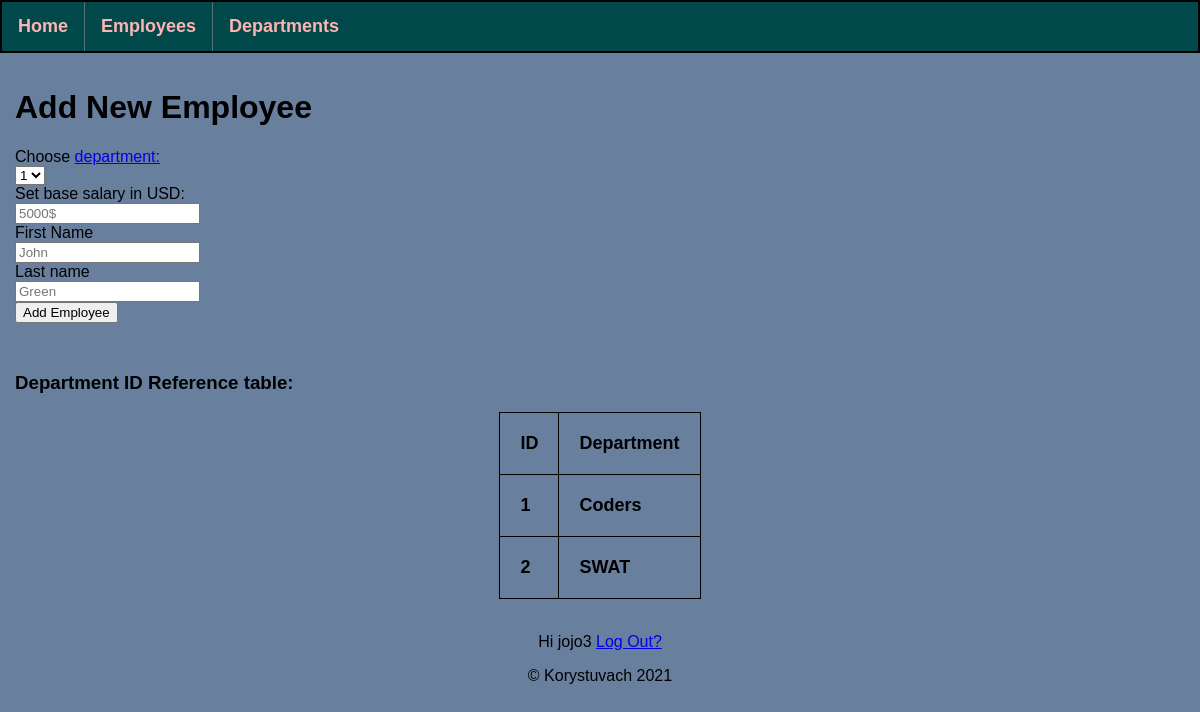
The page /employees/add-employee (signed in) on the database its author committed.
### application/models.py (models this page shows, shortened)
class AllDepartments(db.Model):
    id = db.Column(db.Integer, primary_key=True)
    dep_name = db.Column(db.String(25), nullable=False, unique=True)
    dep_employees_id = db.relationship('AllEmployees', backref='my_department', lazy=True)

class User(db.Model, UserMixin):
    id = db.Column(db.Integer, primary_key=True)
    username = db.Column(db.String(32), nullable=False, unique=True)
    password = db.Column(db.String(256), nullable=False)

### application/routes.py (the view, shortened to what this page needs)
@app.route('/employees/add-employee', methods=['POST', 'GET'])
@login_required
def add_employee():
    all_departments = AllDepartments.query.all()
    return render_template('add-employee.html',
                           all_departments=all_departments)

### application/models.py (called while the page is built)
@login_manager.user_loader
def load_user(user_id):
    return User.query.get(user_id)

### application/routes.py (called while the page is built)
@app.after_request
def redirect_to_sign_in(response):
    if response.status_code == 401:
        return redirect(url_for('login') + '?next=' + request.url)
    return response

### application/templates/add-employee.html (shortened to what this page needs)
{% extends 'base.html' %}
{% block content %}
    <div>
        <h1>Add New Employee</h1>
        <form method="POST" id="add_employee_form">
            <label for="department_id">Choose <a href="/departments" target="_blank">department:</a></label><br>
            <select autofocus name="department_id" id="department_id">
                {% for department in all_departments %}
                <option>{{ department.id }}</option>
                {% endfor %}
            </select><br>
            <label for="salary">Set base salary in USD:</label><br>
            <input type="number" name="salary" id="salary" required placeholder="5000$"><br>
            <label for="name">First Name</label><br>
            <input type="text" name="name" id="name" required placeholder="John"><br>
            <label for="lastname">Last name</label><br>
            <input type="text" name="lastname" id="lastname" required placeholder="Green"><br>
            <input type="submit" value="Add Employee"><br>
        </form>
    </div>
    <div>
        <h3>Department ID Reference table:</h3>
        <table>
            <tr>
                <th>ID</th>
                <th>Department</th>
            </tr>
            {% for department in all_departments %}
                <tr>
                    <th>{{ department.id }}</th>
                    <th>{{ department.dep_name }}</th>
                </tr>
            {% endfor %}
        </table>
    </div>
{% endblock %}

### application/templates/base.html (shortened to what this page needs)
<!doctype html>
<html lang="en">
<head>
    <link href="{{ url_for('static', filename='css/styles.css') }}" rel="stylesheet" type="text/css" >
</head>
<body>
    <nav>
        <ul id="nav_ul">
            <li class="nav_li"><a href="{{ url_for('index') }}" class="nav_li_a">Home</a></li>
            <li class="nav_li"><a href="{{ url_for('employees') }}" class="nav_li_a">Employees</a></li>
            <li class="nav_li"><a href="{{ url_for('departments') }}" class="nav_li_a">Departments</a></li>
        </ul>
    </nav>
    {% block content %}
    {% endblock %}
    <footer class="foot">
        {% if current_user.is_authenticated %}
            <p>Hi {{ current_user.username }} <a href="{{ url_for('logout') }}">Log Out?</a></p>
        {% else %}
        <p>Do you want to <a href="{{ url_for('login') }}">Log In?</a>
        {% endif %}
        <p>&copy Korystuvach 2021</p>
    </footer>
</body>
</html>

### application/static/css/styles.css (style rules this page uses)
html, body { font-family: Tahoma, sans-serif; background-color: #687F9E; margin: 0; padding: 0; height: 100%; text-align: left; }
table, th, td, tr { border: 1px solid black; font-size: large; margin: auto; padding: 20px; border-collapse: collapse; text-decoration: none; }
div { padding: 15px; }
li a { text-decoration: none; }
ul#nav_ul { position: sticky; font-size: large; font-weight: bold; background-color: #004849; list-style-type: none; border: 2px solid; overflow: hidden; margin: 0; padding: 0; top: 0; }
li.nav_li { display: inline; float: left; border-right: 1px solid #586F7E; }
li.nav_li:last-child { border-right: none; }
li a.nav_li_a { display: block; color: #ffb4b4; text-align: center; padding: 14px 16px; text-decoration: none; }
footer.foot { text-align: center; padding: 3px; display: block; text-decoration: none; }

### rows shown on the page
AllDepartments: id "1", dep_name "Coders"
AllDepartments: id "2", dep_name "SWAT"
User: username "jojo3"

### other values the page prints
form field department_id "1"
